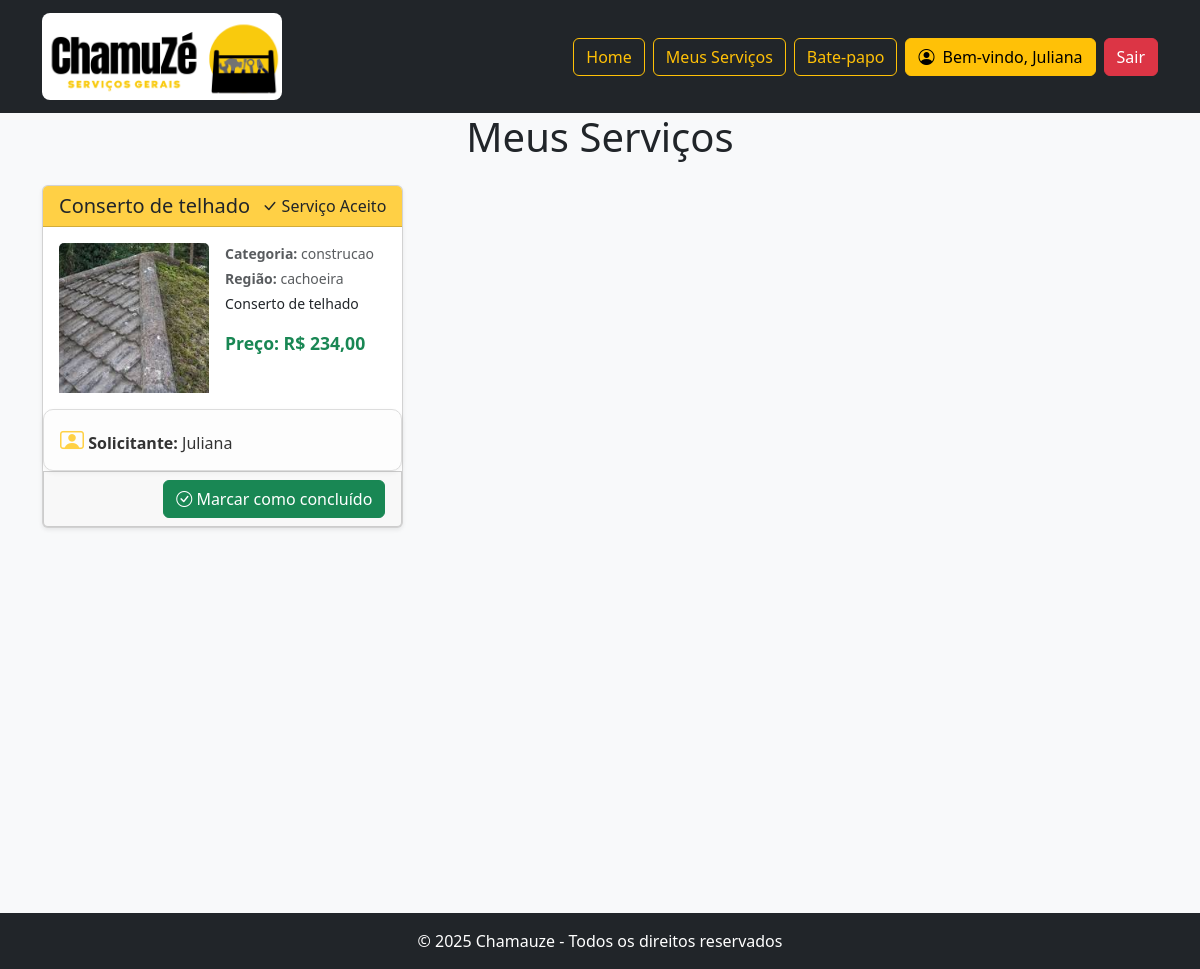
Page /prestador/meusServicos.php (signed in) on the earlier database version.
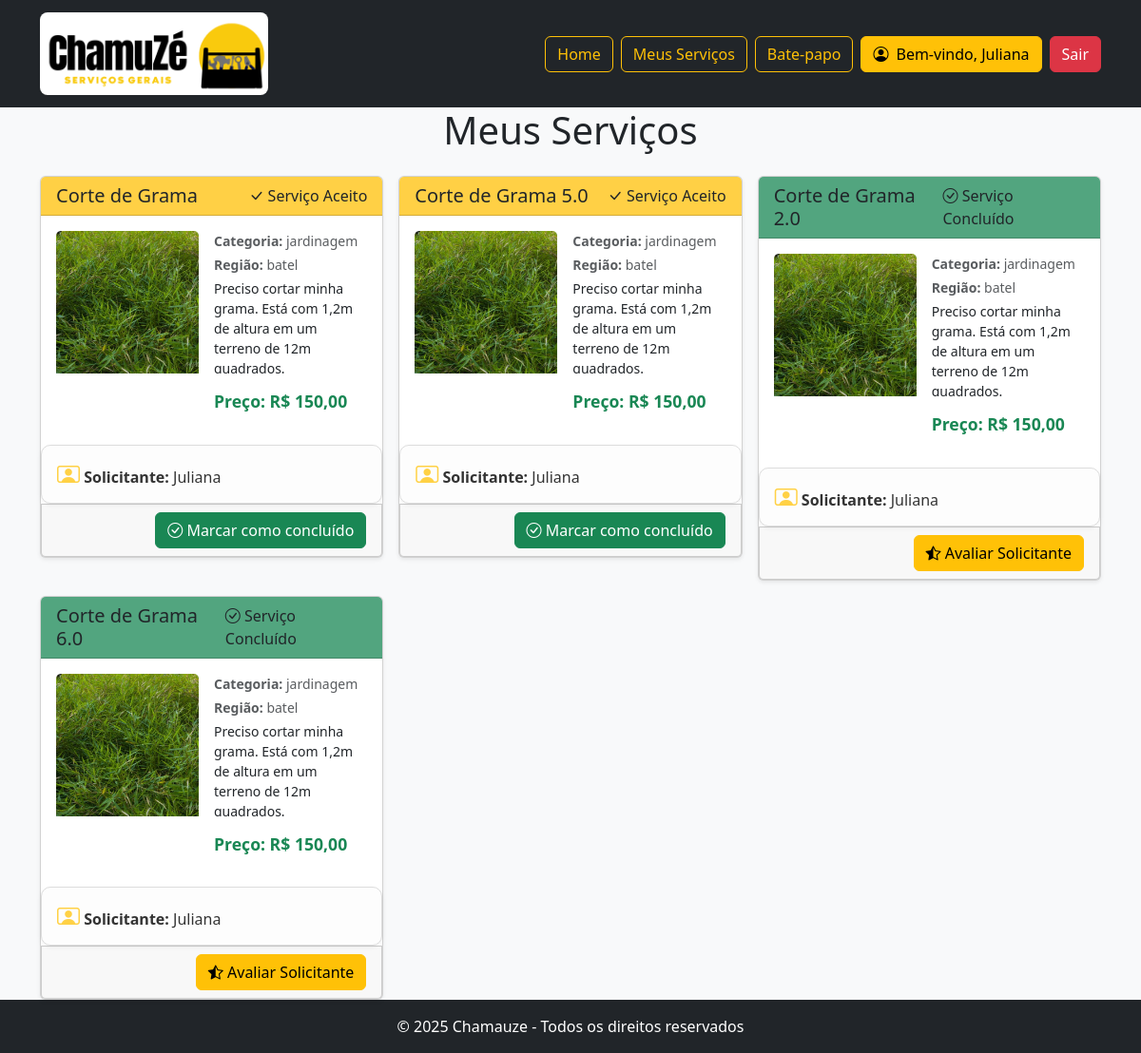
Same page on the later database version.
### tables this page shows
CREATE TABLE `servico` (
  `id_servico` int(11) NOT NULL AUTO_INCREMENT,
  `descricao` text NOT NULL,
  `titulo` varchar(255) NOT NULL,
  `img_servico` varchar(255) NOT NULL,
  `categoria` varchar(255) NOT NULL,
  `status_servico` enum('disponivel','aceito','concluido') DEFAULT 'disponivel',
  `local_servico` varchar(100) NOT NULL,
  `preco` decimal(10,2) NOT NULL,
  `id_solicitante` int(11) DEFAULT NULL,
  `id_prestador` int(11) DEFAULT NULL,
  PRIMARY KEY (`id_servico`),
  KEY `id_solicitante` (`id_solicitante`),
  KEY `id_prestador` (`id_prestador`),
  CONSTRAINT `servico_ibfk_1` FOREIGN KEY (`id_solicitante`) REFERENCES `solicitante` (`id_solicitante`),
  CONSTRAINT `servico_ibfk_2` FOREIGN KEY (`id_prestador`) REFERENCES `prestador` (`id_prestador`) ON DELETE CASCADE
);

CREATE TABLE `usuario` (
  `id_usuario` int(11) NOT NULL AUTO_INCREMENT,
  `nome` varchar(100) NOT NULL,
  `sobrenome` varchar(150) NOT NULL,
  `email` varchar(150) NOT NULL,
  `senha` varchar(255) NOT NULL,
  `cpf` varchar(11) NOT NULL,
  `telefone` varchar(30) NOT NULL,
  `nacionalidade` varchar(50) NOT NULL,
  `data_nascimento` date NOT NULL,
  `nota_reputacao` decimal(3,2) NOT NULL,
  `genero` enum('F','M','O') NOT NULL,
  `tipo_perfil` enum('administrador','prestador','solicitante') NOT NULL,
  PRIMARY KEY (`id_usuario`)
);

### config/conexao.php (called while the page is built)
<?php
if (!function_exists('conectaDB')) {
    function conectaDB()
    {
        static $conexao = null;
        if ($conexao === null) {
            $host = 'localhost:3306';
            $db_name = 'chamuze';
            $user_name = 'root';
            $password = '';
            try {
                $conexao = new mysqli($host, $user_name, $password, $db_name);
            } catch (mysqli_sql_exception $e) {
                $erro = "../config/erro_db.php";
                if (!headers_sent()) {
                    header("Location: $erro");
                    $_POST['erro'] = $conexao->connect_error;
                    exit;
                } else {
                    echo "<script>window.location.href='$erro';</script>";
                    $_POST['erro'] = $conexao->connect_error;
                    exit;
                }
            }
        }
        return $conexao;
    }
}

### classes/Servico.php (called while the page is built, shortened)
<?php
class Servico
{
    private $conexao;
    public function __construct()
    {
        include __DIR__ . '/../config/conexao.php';
        $this->conexao = conectaDB();
    }
    public function buscarServicosPorPrestador($id_prestador)
    {
        $sql = "SELECT * FROM servico
                WHERE id_prestador = ?
                ORDER BY
                    CASE
                        WHEN status_servico = 'disponivel' THEN 1
                        WHEN status_servico = 'aceito' THEN 2
                        WHEN status_servico = 'concluido' THEN 3
                        ELSE 4
                    END";
        $stmt = $this->conexao->prepare($sql);
        $stmt->bind_param("i", $id_prestador);
        $stmt->execute();
        $result = $stmt->get_result();
        return $result->fetch_all(MYSQLI_ASSOC);
    }
}
?>

### helpers/biblioteca.php (called while the page is built, shortened)
<?php
include "../config/conexao.php";
$conexao = conectaDB();
function buscarSolicitanteNoBancoPeloId($id_solicitante){
    global $conexao;
    $sql = "SELECT * FROM usuario LEFT JOIN solicitante ON usuario.id_usuario = solicitante.id_solicitante WHERE id_usuario = ?";
    $stmt = $conexao->prepare($sql);
    $stmt->bind_param('i', $id_solicitante);
    $stmt->execute();
    $resultado = $stmt->get_result();
    return $resultado->fetch_assoc();
}
?>

### prestador/meusServicos.php (the view, shortened to what this page needs)
<?php
include "../classes/Servico.php";
include "../helpers/biblioteca.php";
$servico = new Servico();
$id_prestador = $_SESSION['usuario']['id_usuario'];
$servicosDisponiveis = $servico->buscarServicosPorPrestador($id_prestador);
?>
<!DOCTYPE html>
<html lang="pt-br">
<head>
    <link rel="stylesheet" href="../assets/css/estilo.css">
    <link rel="stylesheet" href="../assets/css/estrelas.css">
    <link href="https://cdn.jsdelivr.net/npm/bootstrap@5.3.3/dist/css/bootstrap.min.css" rel="stylesheet">
    <link href="https://cdn.jsdelivr.net/npm/bootstrap-icons/font/bootstrap-icons.css" rel="stylesheet">
    <link href="../assets/css/estiloMeusServicos.css" rel="stylesheet">
</head>
<body class="bg-light  vh-100">
    <?php include "../header/headerPrestador.php"; ?>
    <main class="container min-vh-100 ">
        <h1 class="text-center mb-4">Meus Serviços</h1>
        <div class="row row-cols-1 row-cols-md-2 row-cols-lg-3 g-3">
            <?php if (count($servicosDisponiveis) > 0): ?>
                <?php foreach ($servicosDisponiveis as $row):
                if ($row['status_servico'] == "aceito") {
                    $heaerCard = "card-header bg-warning bg-opacity-75 d-flex justify-content-between";
                    $letraCardAceito = "block";
                    $letraCardConcluido = "none";
                    $stiloPrestadorResponsavel = "block";
                    $visibilidadeBotaoAvaliacaoPrestador = "none";
                    $visibilidadeBotaoMarcarServicoComoConcluido = "block";
                } else if ($row['status_servico'] == "concluido") {
                    $heaerCard = "card-header bg-success bg-opacity-75 d-flex justify-content-between";
                    $letraCardAceito = "none";
                    $letraCardConcluido = "block";
                    $visibilidadeBotaoAvaliacaoPrestador = "block";
                    $stiloPrestadorResponsavel = "block";
                    $visibilidadeBotaoMarcarServicoComoConcluido = "none";
                }
                    ?>
    <div class="col">
        <a href="visualizarMeusServicos.php?id_servico=<?= $row['id_servico'] ?>" class="text-decoration-none text-dark">
            <div class="card shadow-sm ">
                <div class="<?= $heaerCard?>">
                    <h5 class="card-title mb-0"><?= $row['titulo'] ?></h5>
                        <div style="display:<?= $letraCardAceito ?>">
                            <i class="bi bi-check-lg"></i> Serviço Aceito
                        </div>
                        <div style="display:<?= $letraCardConcluido ?>">
                            <i class="bi bi-check-circle"></i> Serviço Concluído
                        </div>
                </div>
                <div class="col">
                    <div class="row-1">
                        <div class="card-body d-flex">
                            <div class="flex-shrink-0 me-3">
                                <img src="<?= $row['img_servico'] ?>" class="card-img-top" alt="Imagem do Serviço"
                                    style="width: 150px; height: 150px; object-fit: cover;">
                            </div>
                            <div class="flex-grow-1">
                                <p class="text-muted mb-1 small"><strong>Categoria:</strong>
                                    <?= $row['categoria'] ?? 'Não informada' ?></p>
                                <p class="text-muted mb-1 small"><strong>Região:</strong>
                                    <?= $row['local_servico'] ?? 'Não informada' ?></p>
                                <?php
                                $descricao = strlen($row['descricao']) > 150 ? substr($row['descricao'], 0, 150) . '...' : $row['descricao'];
                                ?>
                                <p class="card-text small"><?= $descricao ?></p>
                                <p class="fw-bold text-success mb-3" style="font-size: 1.1em;">
                                    <strong>Preço:</strong> R$ <?= number_format($row['preco'], 2, ',', '.') ?>
                                </p>
                            </div>
                        </div>
                    </div>
                    <div class="row-2">
                        <form action="../solicitante/paginaSolicitante.php" method="GET">
                            <?php $solicitante = buscarSolicitanteNoBancoPeloId($row['id_solicitante']) ?>
                            <button class="botao-prestador-responsavel"
                                style="display:<?= $stiloPrestadorResponsavel ?>;"
                                name="id_solicitante"
                                value="<?= $row['id_solicitante'] ?>">
                                <strong><i class="bi bi-person-video"></i> Solicitante:</strong> <?= $solicitante['nome'] ?>
                            </button>
                        </form>
                    </div>
                </div>
        </a>
                <div class="card card-footer">
                    <form action="../controller/marcarServicoComoConcluido.php " method="POST" class="d-flex justify-content-end">
                        <button class="btn btn-success" style="display: <?= $visibilidadeBotaoMarcarServicoComoConcluido ?>"> <i class="bi bi-check-circle"></i> Marcar como concluído</button>
                    </form>
                    <form action="#" class="d-flex justify-content-end">
                        <button type="button" class="btn btn-warning" style="display: <?= $visibilidadeBotaoAvaliacaoPrestador ?>" data-bs-toggle="modal" data-bs-target="#avaliarModal<?= $row['id_servico'] ?>">
                            <i class="bi bi-star-half"></i> Avaliar Solicitante
                        </button>
                    </form>
                </div>
            </div>
    </div>
<?php endforeach; ?>
            <?php endif; ?>
    </main>
    <?php include "../footer.php"; ?>
</body>
</html>

### header/headerPrestador.php (shortened to what this page needs)
<?php
$nomeUsuario = isset($_SESSION['usuario']['nome']) ? $_SESSION['usuario']['nome'] : 'Usuário';
?>
<header>
    <nav class="navbar navbar-expand-lg navbar-light bg-dark">
        <div class="container">
            <a class="navbar-brand" href="../prestador/inicialPrestador.php">
                <img src="../assets/img/chamuzeLogoComFundoR.png" alt="Logo Chamauze" class="rounded-3" width="240">
            </a>
            <div class="d-flex">
                <a class="btn btn-outline-warning me-2" href="../prestador/inicialPrestador.php">Home</a>
                <a class="btn btn-outline-warning me-2" href="../prestador/meusServicos.php">Meus Serviços</a>
                <a class="btn btn-outline-warning me-2" href="../config/chatLista.php">Bate-papo</a>
                <a class="btn btn-warning d-flex align-items-center" href="../config/perfilUsuario.php">
                    <link rel="stylesheet"
                        href="https://cdn.jsdelivr.net/npm/bootstrap-icons@1.10.5/font/bootstrap-icons.css">
                    <i class="bi bi-person-circle me-2"></i>
                    Bem-vindo, <?= htmlspecialchars($nomeUsuario) ?>
                </a>
                <a class="ms-2">
                    <form method="POST" action="../controller/logOutController.php">
                        <input type="submit" value="Sair" class="btn btn-danger btn-logout">
                    </form>
                </a>
            </div>
        </div>
    </nav>
</header>

### footer.php
<footer class="bg-dark text-white text-center py-3 mt-auto">
    © 2025 Chamauze - Todos os direitos reservados
</footer>

### assets/css/estilo.css (style rules this page uses)
.botao-prestador-responsavel { display: flex; align-items: center; gap: 10px; padding: 12px 16px; border-radius: 10px; background-color: #fdfdfd; border: 1px solid #ddd; box-shadow: 0 2px 5px rgba(0, 0, 0, 0.05); color: #333; font-size: 1rem; text-align: left; width: 100%; cursor: pointer; text-decoration: none; transition: background-color 0.3s ease, transform 0.2s ease; }
.botao-prestador-responsavel i { font-size: 1.5rem; color: #FFD145; }

### assets/css/estiloMeusServicos.css (style rules this page uses)
.card-text { word-wrap: break-word; overflow-wrap: break-word; max-height: 100px; overflow: hidden; }

### prestador/meusServicos.php (style rules this page uses)
.card-text { word-wrap: break-word; overflow-wrap: break-word; max-height: 100px; overflow: hidden; }

Differences in the rows shown:
removed servico: titulo "Conserto de telhado", img_servico (picture), categoria "construcao", local_servico "cachoeira", descricao "Conserto de telhado", preco "234,00", $row['id_solicitante'] 5 (drawn), usuario.nome "Juliana"
added servico: titulo "Corte de Grama", img_servico (picture), categoria "jardinagem", local_servico "batel", descricao "Preciso cortar minha grama. Está com 1,2m de altura em um terreno de 12m quadrados.", preco "150,00", $row['id_solicitante'] 19 (drawn), usuario.nome "Juliana"
added servico: titulo "Corte de Grama 5.0", img_servico (picture), categoria "jardinagem", local_servico "batel", descricao "Preciso cortar minha grama. Está com 1,2m de altura em um terreno de 12m quadrados.", preco "150,00", $row['id_solicitante'] 19 (drawn), usuario.nome "Juliana"
added servico: titulo "Corte de Grama 2.0", img_servico (picture), categoria "jardinagem", local_servico "batel", descricao "Preciso cortar minha grama. Está com 1,2m de altura em um terreno de 12m quadrados.", preco "150,00", $row['id_solicitante'] 19 (drawn), usuario.nome "Juliana", status_servico "concluido" (drawn)
added servico: titulo "Corte de Grama 6.0", img_servico (picture), categoria "jardinagem", local_servico "batel", descricao "Preciso cortar minha grama. Está com 1,2m de altura em um terreno de 12m quadrados.", preco "150,00", $row['id_solicitante'] 19 (drawn), usuario.nome "Juliana", status_servico "concluido" (drawn)
